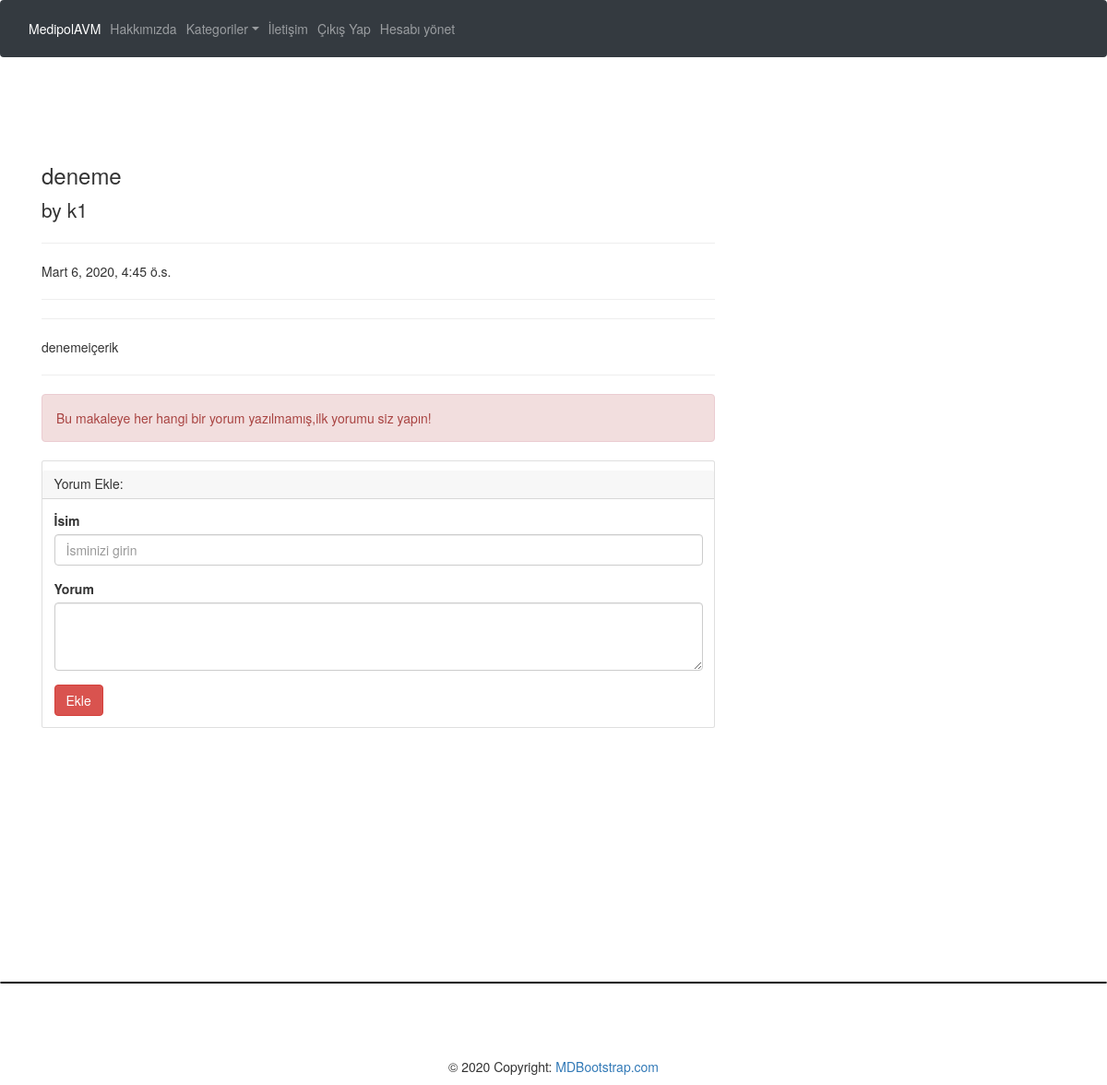
/articles/detail/49 (signed in), run on the app's committed database.
### article/models.py (models this page shows, shortened)
class Article(models.Model):
	author=models.ForeignKey("auth.User",on_delete=models.CASCADE,verbose_name='Yazar')
	title=models.CharField(max_length=50,verbose_name='Başlık')
	content=RichTextField()
	created_date=models.DateTimeField(auto_now_add=True,verbose_name='Oluşturulma Tarihi')
	article_image=models.FileField(blank=True,null=True,verbose_name='Makalenize Resim Ekleyin')
	class Meta:
		ordering = ['-created_date']

### article/views.py (the view)
# urls.py: path('detail/<int:id>',views.detail,name="detail"),
@login_required(login_url="user:login")
def detail(request,id):
	article=get_object_or_404(Article,id=id)
	comments=article.comments.all()
	return   render(request,"detail.html",{"article":article,"comments":comments})

### templates/detail.html (shortened to what this page needs)
{% extends "layout.html" %}
{% block body %}
	<div class="row">
        <div class="col-lg-8">
        <h3 class="mt-4">{{article.title}}</h3>
        <p class="lead">
          by {{article.author}}
        </p>
        <hr>
                <p>{{article.created_date}}</p>
        <hr>
        <hr>
        <p class="lead">
        	{{article.content|safe}}
        </p>
        <hr>
        {% if  comments %}
        {% for comment in comments %}
        <div class="media mb-4">
          <img class="d-flex mr-3 rounded-circle" src="http://placehold.it/50x50" alt="">
          <div class="media-body">
            <h5 class="mt-0">{{comment.comment_author}}</h5>
            {{comment.comment_date}}
            <br>
            {{comment.comment_content}}
          </div>
        </div>
        {% endfor %}
        {% else %}
        <div class="alert alert-danger">Bu makaleye her hangi bir yorum yazılmamış,ilk yorumu siz yapın!</div>
        {% endif %}
         <div class="card my-4">
          <h5 class="card-header">Yorum Ekle:</h5>
          <div class="card-body">
            <form method = "post" action = "{% url 'article:comment' article.id %}">
              <div class="form-group">
                  <label for="formGroupExampleInput">İsim</label>
                  <input name = "comment_author" type="text" class="form-control" id="formGroupExampleInput" placeholder="İsminizi girin">
                </div>
              <div class="form-group">
                  <label for="formGroupExampleInput">Yorum</label>
                <textarea name = "comment_content" class="form-control" rows="3"></textarea>
              </div>
              <button type="submit" class="btn btn-danger">Ekle</button>
            </form>
          </div>
        </div>
        </div>
   </div>
         </div>
{% endblock body %}

### data on the page
Article: title "deneme", author "k1", created_date "Mart 6, 2020, 4:45 ö.s.", content "denemeiçerik"
